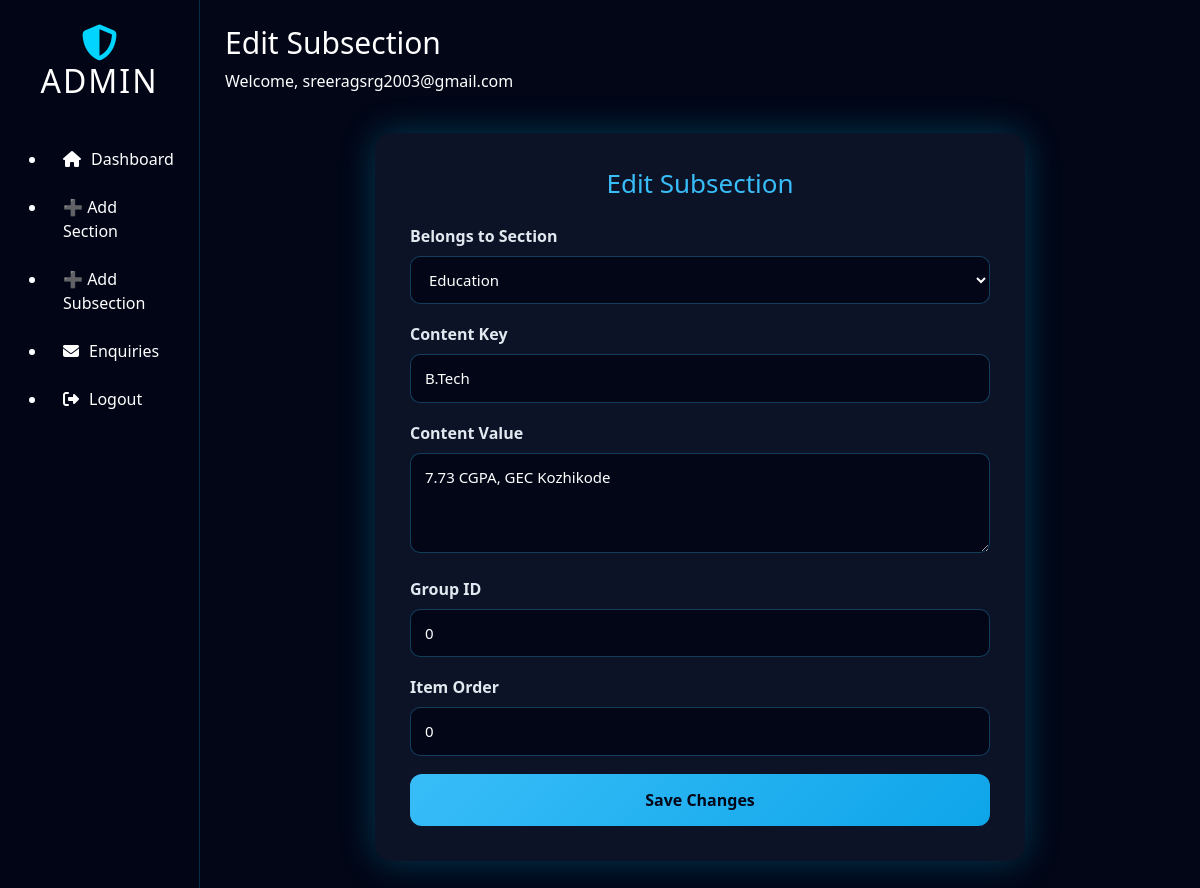
The page /admin/subsection/edit/1 (signed in) on the database its author committed.
### models.py (models this page shows)
class SectionBody(db.Model):
    __tablename__ = "section_body"
    id = db.Column(db.Integer, primary_key=True)
    section_id = db.Column(db.Integer, db.ForeignKey("section_head.id"), nullable=False)
    content_key = db.Column(db.String(100), nullable=False)
    content_value = db.Column(db.Text, nullable=False)
    group_id = db.Column(db.Integer, default=0)
    item_order = db.Column(db.Integer, default=0)

class SectionHead(db.Model):
    __tablename__ = "section_head"
    id = db.Column(db.Integer, primary_key=True)
    section_name = db.Column(db.String(100), unique=True, nullable=False)
    section_title = db.Column(db.String(200), nullable=False)
    section_description = db.Column(db.Text)
    display_order = db.Column(db.Integer, default=0)
    items = db.relationship("SectionBody", backref="section", cascade="all, delete",
                            order_by="SectionBody.item_order")

### admin/routes.py (the view, shortened to what this page needs)
@admin_bp.route("/subsection/edit/<int:id>", methods=["GET", "POST"])
@login_required
def edit_subsection(id):
    item = SectionBody.query.get_or_404(id)  # ✅ FIXED
    sections = SectionHead.query.order_by(SectionHead.display_order).all()
    return render_template(
        "edit_subsection.html",
        item=item,
        sections=sections
    )

### admin/routes.py (called while the page is built)
def login_required(f):
    from functools import wraps
    @wraps(f)
    def wrapper(*args, **kwargs):
        if "admin_id" not in session:
            return redirect(url_for("admin.login"))
        return f(*args, **kwargs)
    return wrapper

### templates/edit_subsection.html
{% extends "admin_layout.html" %}
{% set page_title = "Edit Subsection" %}
{% block content %}
<div class="admin-form-wrapper">
    <h2>Edit Subsection</h2>
    <form method="POST">
        <div class="form-group">
            <label>Belongs to Section</label>
            <select name="section_id" required>
                {% for sec in sections %}
                <option value="{{ sec.id }}" {% if sec.id == item.section_id %}selected{% endif %}>
                    {{ sec.section_title }}
                </option>
                {% endfor %}
            </select>
        </div>
        <div class="form-group">
            <label>Content Key</label>
            <input type="text" name="content_key" value="{{ item.content_key }}" required>
        </div>
        <div class="form-group">
            <label>Content Value</label>
            <textarea name="content_value">{{ item.content_value }}</textarea>
        </div>
        <div class="form-group">
            <label>Group ID</label>
            <input type="number" name="group_id" value="{{ item.group_id }}">
        </div>
        <div class="form-group">
            <label>Item Order</label>
            <input type="number" name="item_order" value="{{ item.item_order }}">
        </div>
        <button type="submit" class="submit-btn">Save Changes</button>
    </form>
</div>
{% endblock %}

### static/css/admin_dashboard.css (style rules this page uses)
* { margin: 0; padding: 0; box-sizing: border-box; }
body.admin-body { background: #020617; color: #ffffff; min-height: 100vh; font-family: 'Segoe UI', Tahoma, Geneva, Verdana, sans-serif; }

### static/css/admin_forms.css (style rules this page uses)
.admin-form-wrapper { max-width: 650px; margin: 40px auto; padding: 35px; background: rgba(15, 23, 42, 0.85); border-radius: 16px; box-shadow: 0 0 35px rgba(0, 212, 255, 0.25); backdrop-filter: blur(8px); animation: fadeIn 0.4s ease-in-out; }
.admin-form-wrapper h2 { text-align: center; font-size: 26px; color: #38bdf8; margin-bottom: 25px; }
.form-group { margin-bottom: 18px; }
.form-group label { font-weight: 600; margin-bottom: 8px; display: block; color: #e2e8f0; }
.form-group input, .form-group select, .form-group textarea { width: 100%; padding: 12px 14px; font-size: 15px; border-radius: 10px; border: 1px solid rgba(56, 189, 248, 0.3); background: rgba(2, 6, 23, 0.9); color: #ffffff; transition: 0.3s ease; }
.form-group textarea { min-height: 100px; resize: vertical; }
.submit-btn { width: 100%; padding: 14px; background: linear-gradient(135deg, #38bdf8, #0ea5e9); border: none; border-radius: 12px; font-size: 16px; font-weight: 700; cursor: pointer; color: #020617; transition: 0.25s ease-in-out; }

### rows shown on the page
SectionBody: section_id "Education", content_key "B.Tech", content_value "7.73 CGPA, GEC Kozhikode", group_id "0", item_order "0"

### other values the page prints
{{ page_title }} "Edit Subsection"
{{ session['admin_username'] }} "sreeragsrg2003@gmail.com"
